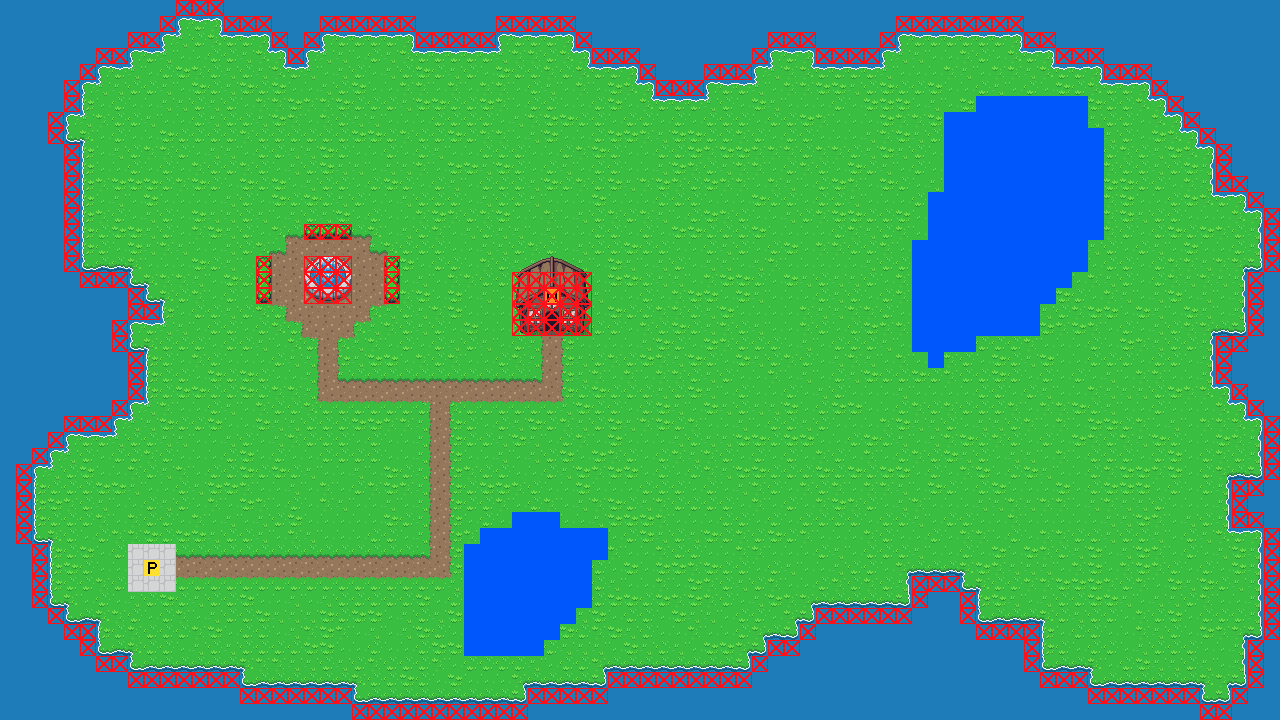

This is a level from a 2D game, rendered from its Tiled map with the project's own tilesets. A one-line summary and the map file follow, with tile-layer data summarised:
An orthogonal 80x45 tile map with 16x16 px tiles, 5 tile layers (ground, object, entityVisual, entity, ...), 2 tilesets.

<map version="1.10" tiledversion="1.10.1" orientation="orthogonal" renderorder="right-down" width="80" height="45" tilewidth="16" tileheight="16" infinite="0" nextlayerid="6" nextobjectid="1">
 <tileset firstgid="1" source="../tsx/zelda_overworld.tsx" />
 <tileset firstgid="1441" source="../tsx/data.tsx" />
 <layer id="1" name="ground" width="80" height="45" locked="1">
  <data>[3600 cells, 3600 non-empty, 35 distinct tile ids]</data>
 </layer>
 <layer id="5" name="object" width="80" height="45">
  <data>[3600 cells, 21 non-empty, 19 distinct tile ids]</data>
 </layer>
 <layer id="4" name="entityVisual" width="80" height="45">
  <data>[3600 cells, 25 non-empty, 25 distinct tile ids]</data>
 </layer>
 <layer id="3" name="entity" width="80" height="45">
  <data>[3600 cells, 215 non-empty, 3 distinct tile ids]</data>
 </layer>
 <layer id="2" name="collision" width="80" height="45">
  <data>[3600 cells, 265 non-empty, 1 distinct tile ids]</data>
 </layer>
</map>
